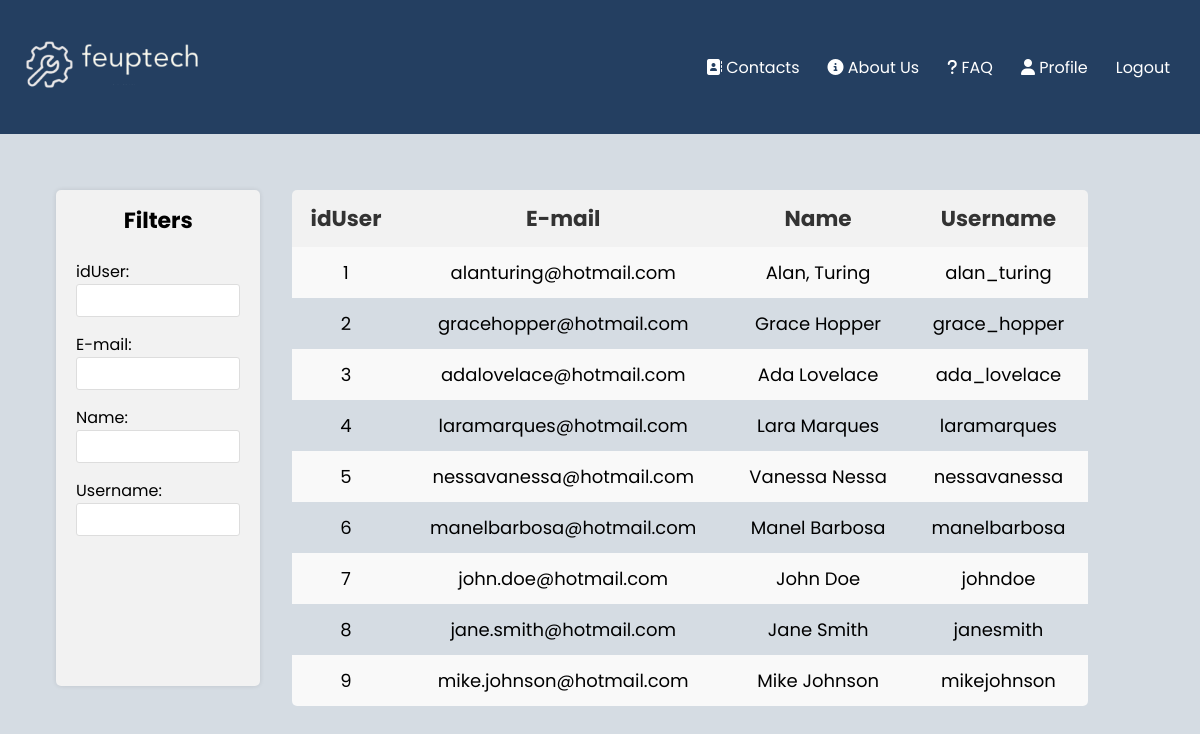
The app's page /pages/users_all.php (signed in) with its own data.
### tables this page shows
CREATE TABLE users(
    idUser integer primary key AUTOINCREMENT,
    email text UNIQUE,
    name text NOT NULL,
    username text UNIQUE NOT NULL,
    password text NOT NULL
);

### pages/users_all.php (called while the page is built, shortened)
<?php
    require_once(__DIR__ . '/../database/connection.db.php');
    require_once(__DIR__ . '/../database/user.class.php');
    require_once(__DIR__ . '/../utils/session.php');
    require_once(__DIR__ . '/../templates/tickets.tpl.php');
    require_once(__DIR__ . '/../templates/users_all.tpl.php');
    $session = new Session();
    $db = getDatabaseConnection();
    $user = User::getUserWithId($db, $session->getID());
    $users = User::getAllUsers($db);
    drawUsersAll($users);
?>

### database/user.class.php (called while the page is built, shortened)
<?php
     class User{
        public function __construct(int $id, string $email, string $name, string $username){
            $this->id = $id;
            $this->email = $email;
            $this->name = $name;
            $this->username = $username;
        }
        static function getAllUsers(PDO $db){
            $stmt = $db->prepare('
              SELECT idUser, email, name, username
              FROM users');
            $stmt->execute();
            $ticketRows = $stmt->fetchAll(PDO::FETCH_ASSOC);
            $users = [];
            foreach ($ticketRows as $row){
                $user = new User(
                $row['idUser'],
                $row['email'],
                $row['name'],
                $row['username']);
                array_push($users, $user);
            }
            return $users;
        }
        static function getUserWithID(PDO $db, int $id) : ?User {
            $stmt = $db->prepare('
                SELECT u.idUser, u.email, u.name, u.username
                FROM users u JOIN admins a ON u.idUser = a.idAdmin
                WHERE u.idUser = ?');
            $stmt->execute(array($id));
            $row = $stmt->fetch(PDO::FETCH_ASSOC);
            $stmt = $db->prepare('
                SELECT u.idUser, u.email, u.name, u.username
                FROM users u JOIN agents a ON u.idUser = a.idAgent
                WHERE u.idUser = ?');
            $stmt->execute(array($id));;
            $row = $stmt->fetch(PDO::FETCH_ASSOC);
            $stmt = $db->prepare('
                SELECT idUser, email, name, username
                FROM users
                WHERE idUser = ?');
            $stmt->execute(array($id));
            $row = $stmt->fetch(PDO::FETCH_ASSOC);
            if ($row !== false) {
                return new Client($row['idUser'],$row['email'], $row['name'], $row['username']);
            }
            return null;
            }
     }
?>

### utils/session.php (called while the page is built, shortened)
<?php
class Session{
      public function getID() : ?int {
        return isset($_SESSION['id']) ? $_SESSION['id'] : null;
      }
}
?>

### templates/users_all.tpl.php (the view, shortened to what this page needs)
<?php function drawUsersAll($users) { ?>
<main class="tab">
            <section class="sidebar">
                <h3>Filters</h3>
                <label for="idUserFilter">idUser:</label>
                <input type="text" id="idUserFilter">
                <br>
                <label for="emailFilter">E-mail:</label>
                <input type="text" id="emailFilter">
                <br>
                <label for="nameFilter">Name:</label>
                <input type="text" id="nameFilter">
                <br>
                <label for="usernameFilter">Username:</label>
                <input type="text" id="usernameFilter">
            </section>
        <section class="table-container">
            <table id="filter">
                    <th>idUser</th>
                    <th>E-mail</th>
                    <th>Name</th>
                    <th>Username</th>
                <?php
                    foreach($users as $user)
                        drawUserAll($user);
                ?>
            </table>
        </section>
    </main>
</body>
</html>
<?php } ?>
<?php function drawUserAll($user) { ?>
<tr>
    <td>
        <a href="../pages/profile_foreign.php?user=<?php echo urlencode($user->id) ?>">
            <?php echo $user->id ?> </a>
    </td>
    <td><?php echo $user->email ?></td>
    <td><?php echo $user->name ?></td>
    <td><?php echo $user->username ?></td>
</tr>
<?php } ?>

### css/tickets_style.css (style rules this page uses)
body { font-family: 'Poppins'; background-color: #D5DCE3; }

### css/tickets_all.css (style rules this page uses)
body { font-family: 'Poppins'; background-color: #D5DCE3 }
.tab { display: grid; grid-template-columns: 18% 70%; column-gap: 2em; margin-left: 3em; }
.table-container { overflow-x: auto; margin-top: 4em; border-radius: 5px; }
table { width: 100%; white-space: nowrap; }
.sidebar { background-color: #f2f2f2; padding: 20px; border-radius: 5px; box-shadow: 0 0 5px rgba(0, 0, 0, 0.1); margin-bottom: 20px; margin-top: 4em; }
.sidebar h3 { font-size: 22px; margin-top: -6.5px; text-align: center; }
.sidebar label { display: block; margin-top: 15px; }
.sidebar input[type="text"] { width: 100%; padding: 8px; border: 1px solid #ddd; border-radius: 3px; box-sizing: border-box; }
table { border-collapse: collapse; box-shadow: 0 0 5px rgba(0, 0, 0, 0.1); font-size: 18px; }
table th, table td { padding: 12px; text-align: center; }
table th { background-color: #f2f2f2; font-weight: bold; color: #333; font-size: larger; }
table tr:nth-child(even) { background-color: #f9f9f9; }
table td a { text-decoration: none; color: black; }

### records on screen
users: idUser "1", email "alanturing@hotmail.com", name "Alan, Turing", username "alan_turing"
users: idUser "2", email "gracehopper@hotmail.com", name "Grace Hopper", username "grace_hopper"
users: idUser "3", email "adalovelace@hotmail.com", name "Ada Lovelace", username "ada_lovelace"
users: idUser "4", email "laramarques@hotmail.com", name "Lara Marques", username "laramarques"
users: idUser "5", email "nessavanessa@hotmail.com", name "Vanessa Nessa", username "nessavanessa"
users: idUser "6", email "manelbarbosa@hotmail.com", name "Manel Barbosa", username "manelbarbosa"
users: idUser "7", email "john.doe@hotmail.com", name "John Doe", username "johndoe"
users: idUser "8", email "jane.smith@hotmail.com", name "Jane Smith", username "janesmith"
users: idUser "9", email "mike.johnson@hotmail.com", name "Mike Johnson", username "mikejohnson"
